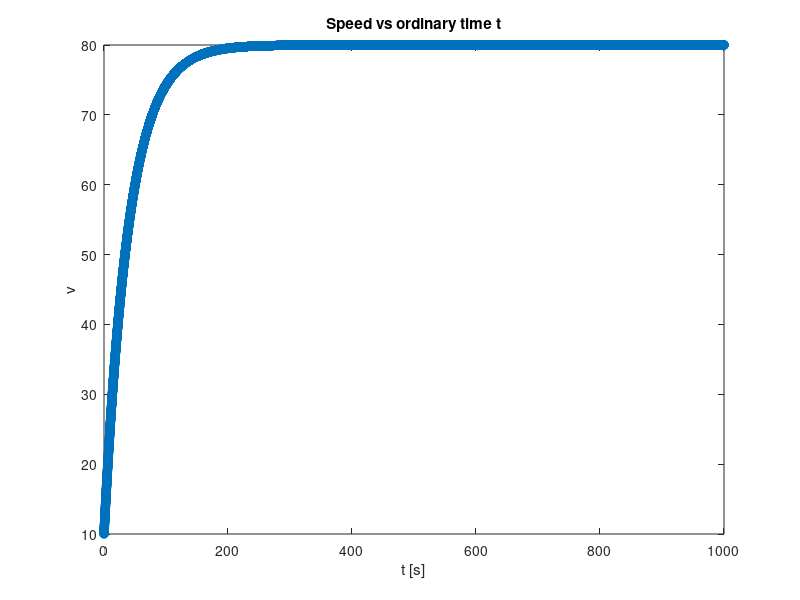

This chart was generated by the following MATLAB code:
% ECE 8 Lecture 10 -- Cruise control system
close all;
clear all;

% define parameters
Delta = 0.01; % step size
b = 1/2; % friction
m = 20; % mass
vd = 80; % desired speed
T = 1000; % simulation horizon in seconds

% discrete number of steps to calculate the trajectory
N = T/Delta;

% 1) define the initial condition (speed)

% initial speed
v0 = 10;

% 2) define the incline input only 
% u = zeros(1,N);  % control speed --- we are creating this
h = zeros(1,N);  % disturbance incline

% 2.b} The control input u is defined by the proportional controler equation
% u_k = K * (v_d - v_k) * u_sta
%   Since it depens on v at each k it needs a for-loop

% 3) define the planar model (in this case)
 
v(1) = v0; % initialize speed vector
k(1) = 0; % initialize time vector

% Define controler parameters K, ustar
% Several tries: 
% K =1; % when arb we will not obtain vd, we need to solve for k,ustar
% ustar = 1; 
% K = 1; % affects speed we appraoch the final value and vinal value
% ustar = 50; 

% Formula to find K and ustar: 
ustar = b*vd; % k will not affect it as much as ustar will
K = 0.0001;

for i = 1:N
    % Define the control signal u_k
    % Which for proportional control is given by 
    % u_k = K * (v_d - v_k) * u_star

    error = vd - v(i);
    u(i) = K * error + ustar;
    
    % calculate the trajectory for the model
    % v_k+1 = v_k + Delta (-b vk + hk + uk)/m
    v(i+1) = v(i) + Delta * (-b * v(i) + h(i) + u(i))/m;
    % populate discrete time vector
    k(i+1) = k(i) + 1;
end

% define ordinary time
t = k*Delta;

% plot vk as a function of k
figure
plot(t,v,'o')
xlabel('t [s]')
ylabel('v')
title('Speed vs ordinary time t')